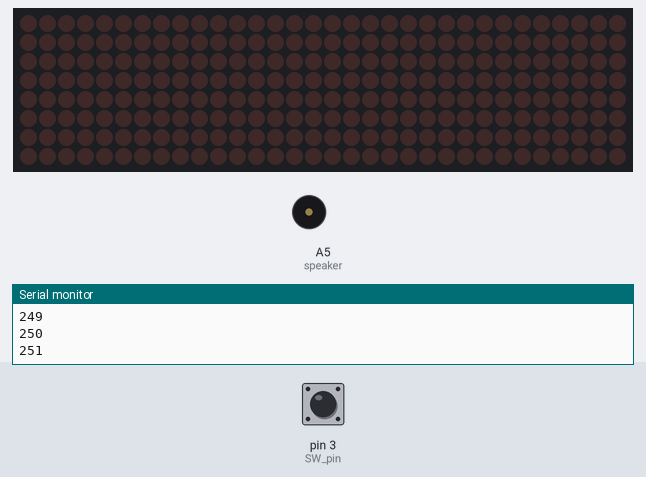
Simulated run of this sketch. Board: Arduino Uno, built with avr-gcc and run on an emulated ATmega328P. Shown: 32×8 LED matrix, buzzer (waves = sounding), the last lines printed to the serial monitor. The test bench sets the inputs (shaded band); at power-on: pin 3 (SW_pin) LOW.

Above: at 1.4 s.
1.5 s: pin 3 (SW_pin) pulled HIGH for 0.15 s
At 1.88 s:
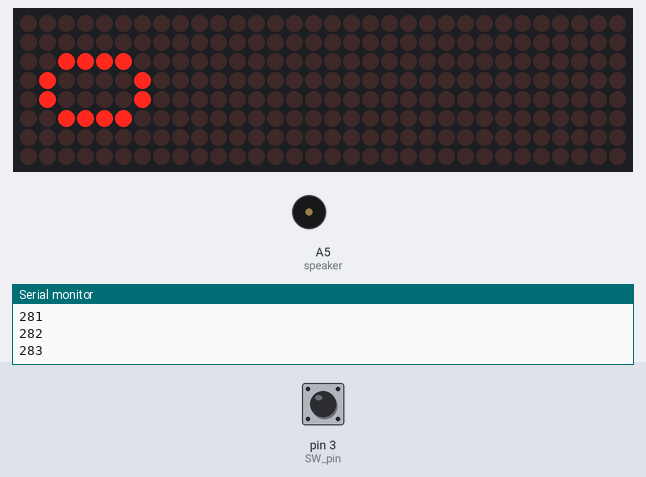
At 9.5 s:
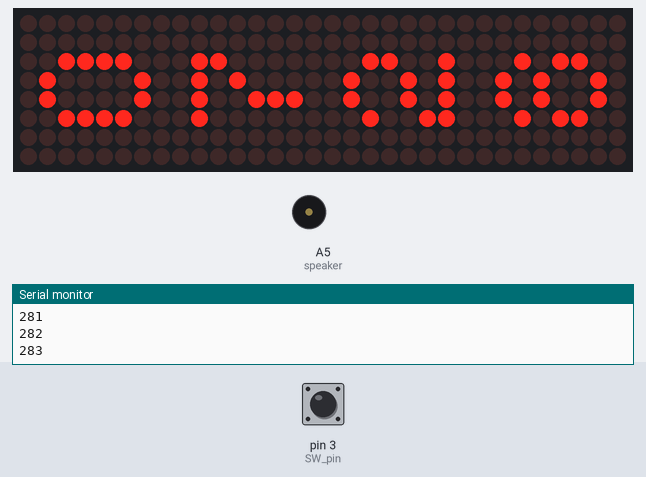
Timing chart, 0 to 27.8 s (numbered marks = the images above; inputs shaded):
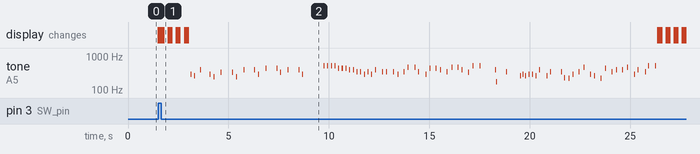

Measured:
- after the input at 1.5 s, tone on A5 (speaker): plays 293 Hz for 0.03 s, 261 Hz for 0.03 s, 391 Hz for 0.03 s, 293 Hz for 0.03 s, 246 Hz for 0.03 s, 329 Hz for 0.03 s … (82 notes in this stretch), starting after 1.6 s

The sketch:

Stacker.ino
```cpp
/*
 *  Forked from jacksonspry/STACKER
 *  Fixed Overhang issue
 *  Added Win and Lose message
 *  Added audio
 *  Added Serial Debug
 *  Easter egg if pressed for 3 seconds, and plays a tune
*/

#include <LedControl.h>
#include "binary.h"

LedControl lc = LedControl(7, 6, 5, 4); //DIN, CLK, CS
int i = 0, led = 2, SW_pin = 3, a = 0, x = 7, y = 6, butpress = 1, dir = 0,
    sto_x = 0, leh = 4, d = 0, sta = 1, rst = 4, hold = 0, speaker = A5;
void setup() {
  while (i < 4) { //Loop to initiate and clear all displays
    lc.shutdown(i, false);
    lc.setIntensity(i, 6);
    lc.clearDisplay(i);
    i++;
  }
  i = 0;
  pinMode(SW_pin, INPUT); //button pin
  digitalWrite(rst, HIGH);
  digitalWrite(led, HIGH);
  delay(200);
  pinMode(rst, OUTPUT);
  Serial.begin(9600);
}
void checkfall() {
  if (x != sto_x) { //If x is not equal to the previous x value

    for (i = 0; i <= sto_x - leh; i++) {//erase overhang from left
      lc.setLed(a, i, y + 2, 0);
      lc.setLed(a, i, y + 3, 0);
    }

    for (i = sto_x + 1; i <= 7; i++) {//erase overhang from right
      lc.setLed(a, i, y + 2, 0);
      lc.setLed(a, i, y + 3, 0);
    }

    leh = leh - abs(x - sto_x); //subtract the difference in x from the length
    if (x > sto_x) { //if x overhangs to the left
      x = x - abs(x - sto_x); //shift x to be on the tower
      sto_x = x; //set previous x value
    }
  }
  Serial.print("Sto_x:");
  Serial.print(sto_x);
  Serial.print(", x:");
  Serial.print(x);
  Serial.print(", leh:");
  Serial.print(leh);
  Serial.print(", Y:");
  Serial.print(y);
  Serial.print(", A:");
  Serial.print(a);
  Serial.println();
  sto_x = x; //set previous x value


  if (leh <= 0) { //Lose
    delay(150);
    lcd_lose();
    delay(1500);
    digitalWrite(rst, LOW);
  }

  if (leh > 0 && y == -2 && a == 3) {
    delay(150);
    lcd_win();
    delay(3000);
    digitalWrite(rst, LOW);
  }
}
void loop() {
  while (digitalRead(SW_pin) == HIGH) { //while the button is not pressed
    delay(96 - 2 * ((a * 8) + (8 - y))); //variable delay to make it speed up the higher you go
    butpress = 1; //button lock variable on
    if (x < 0 || x > 6 + leh) { //if the platform is off the screen
      dir = abs(dir - 1); //switch the direction
      tone(speaker, 500, 25);
    }
    if (dir == 0) {
      x--; //incriment the platform right if the dir is 0
      lc.setLed(a, x + 1, y, 0); //erase the platform trail
      lc.setLed(a, x + 1, y + 1, 0);
    }
    else {
      x++; //incriment the platform left if the dir is 1
      lc.setLed(a, x - leh, y, 0); //erase the platform trail
      lc.setLed(a, x - leh, y + 1, 0);
    }
    while (d < leh) { //loop to draw the platform based off the length
      lc.setLed(a, x - d, y, 1); //top pixel
      lc.setLed(a, x - d, y + 1, 1); //bottom pixel
      d++;
    }
    d = 0;
  }

  if (key_read() == 2 && sta == 1) {
    //Serial.println("Long");
    lcd_0728();
    b2g();
    lcd_clear();
  } else if (key_read() == 1) {
    //Serial.println("Short");
    if (sta == 1) { //if its the first press of the game)
      sta = 0;
      sto_x = x;
    }
    y = y - 2; //move y up two pixels
    butpress = 0;
    tone(speaker, 450, 25);
    delay(50);
    tone(speaker, 500, 25);
    checkfall(); //check for misalignment
  }

  if (y < 0) { //if y goes off the screen, warp to next sceen
    a++; //incriment screen address
    y = 6; //set y to bottom value
  }
}

int key_read()  {
  hold = 0;
  while (digitalRead(SW_pin) == LOW) {
    hold++;
    Serial.println(hold);//increment count if key is continuously pressed
  }
  if (hold > 200
      && hold < 500) {
    return 2;
  } else if (hold > 500) {
    digitalWrite(rst, LOW);
  }
  else {
    return 1;
  }
}

void lcd_0728() {
  const byte NUM[][8] = {
    {
      B00000000,
      B00000000,
      B00111100,
      B01000010,
      B01000010,
      B00111100,
      B00000000,
      B00000000
    }, {
      B00000000,
      B00000000,
      B01100000,
      B01010000,
      B01001110,
      B01000000,
      B00000000,
      B00000000
    }, {
      B00000000,
      B00000000,
      B00110010,
      B01001010,
      B01001010,
      B00100110,
      B00000000,
      B00000000
    }, {
      B00000000,
      B00000000,
      B00101100,
      B01010010,
      B01010010,
      B00101100,
      B00000000,
      B00000000
    }
  };
  for (int i = 3; i >= 0; i--) {
    for (int j = 0; j <= 7; j++) {
      lc.setRow(i, j, NUM[3 - i][j]);
      delay(50);
    }
  }
}
void lcd_lose() {
  const byte IMAGES[][8] = {
    {
      B00000000,
      B00000000,
      B00000010,
      B00000010,
      B00000010,
      B01111110,
      B00000000,
      B00000000
    }, {
      B00000000,
      B00000000,
      B00111100,
      B01000010,
      B01000010,
      B00111100,
      B00000000,
      B00000000
    }, {
      B00000000,
      B00000000,
      B00100100,
      B01001010,
      B01010010,
      B00100100,
      B00000000,
      B00000000
    }, {
      B00000000,
      B00000000,
      B01000010,
      B01010010,
      B01010010,
      B01111110,
      B00000000,
      B00000000
    }
  };

  for (int i = 3; i >= 0; i--) {
    for (int j = 0; j <= 7; j++) {
      lc.setRow(i, j, IMAGES[3 - i][j]);
      delay(25);
    }
  }
}

void lcd_win() {
  const byte IMAGES[][8] = {
    {
      B00000000,
      B00000000,
      B01111110,
      B00000100,
      B00001000,
      B00000100,
      B01111110,
      B00000000
    }, {
      B00000000,
      B00000000,
      B00000000,
      B01000010,
      B01111110,
      B01000010,
      B00000000,
      B00000000
    }, {
      B00000000,
      B00000000,
      B01111100,
      B00001000,
      B00010000,
      B00100000,
      B01111100,
      B00000000
    }, {
      B00000000,
      B00001000,
      B01100100,
      B00000100,
      B00000100,
      B01100100,
      B00001000,
      B00000000
    }
  };

  for (int i = 3; i >= 0; i--) {
    for (int j = 0; j <= 7; j++) {
      lc.setRow(i, j, IMAGES[3 - i][j]);
      delay(25);
    }
  }
}

void lcd_clear() {
  for (int i = 3; i >= 0; i--) {
    for (int j = 0; j <= 7; j++) {
      lc.setRow(i, j, B00000000);
      delay(50);
    }
  }
}

void b2g() {
  tone(speaker, 293, 30.6817875);
  delay(34.090875);
  delay(136.3635);
  tone(speaker, 261, 30.6817875);
  delay(34.090875);
  delay(272.727);
  tone(speaker, 391, 30.6817875);
  delay(34.090875);
  delay(443.181375);
  tone(speaker, 293, 30.6817875);
  delay(34.090875);
  delay(170.454375);
  tone(speaker, 246, 30.6817875);
  delay(34.090875);
  delay(306.817875);
  tone(speaker, 329, 30.6817875);
  delay(34.090875);
  delay(545.454);
  tone(speaker, 329, 30.6817875);
  delay(34.090875);
  delay(170.454375);
  tone(speaker, 246, 30.6817875);
  delay(34.090875);
  delay(340.90875);
  tone(speaker, 391, 30.6817875);
  delay(34.090875);
  delay(477.27225);
  tone(speaker, 391, 30.6817875);
  delay(34.090875);
  delay(170.454375);
  tone(speaker, 293, 30.6817875);
  delay(34.090875);
  delay(340.90875);
  tone(speaker, 440, 30.6817875);
  delay(34.090875);
  delay(511.363125);
  tone(speaker, 440, 30.6817875);
  delay(34.090875);
  delay(136.3635);
  tone(speaker, 329, 30.6817875);
  delay(34.090875);
  delay(340.90875);
  tone(speaker, 391, 30.6817875);
  delay(34.090875);
  delay(511.363125);
  tone(speaker, 391, 30.6817875);
  delay(34.090875);
  delay(136.3635);
  tone(speaker, 293, 30.6817875);
  delay(34.090875);
  delay(1056.817125);
  tone(speaker, 523, 30.6817875);
  delay(34.090875);
  delay(136.3635);
  tone(speaker, 523, 30.6817875);
  delay(34.090875);
  delay(170.454375);
  tone(speaker, 523, 30.6817875);
  delay(34.090875);
  delay(136.3635);
  tone(speaker, 523, 30.6817875);
  delay(34.090875);
  delay(136.3635);
  tone(speaker, 440, 30.6817875);
  delay(34.090875);
  delay(136.3635);
  tone(speaker, 440, 30.6817875);
  delay(34.090875);
  tone(speaker, 440, 30.4089375);
  delay(170.454375);
  tone(speaker, 440, 30.6817875);
  delay(34.090875);
  delay(136.3635);
  tone(speaker, 391, 30.6817875);
  delay(34.090875);
  delay(170.454375);
  tone(speaker, 391, 30.6817875);
  delay(34.090875);
  delay(136.3635);
  tone(speaker, 349, 30.6817875);
  delay(34.090875);
  delay(136.3635);
  tone(speaker, 349, 30.6817875);
  delay(34.090875);
  delay(170.454375);
  tone(speaker, 293, 30.6817875);
  delay(34.090875);
  delay(136.3635);
  tone(speaker, 349, 30.6817875);
  delay(34.090875);
  delay(136.3635);
  tone(speaker, 293, 30.6817875);
  delay(34.090875);
  delay(170.454375);
  tone(speaker, 391, 30.6817875);
  delay(34.090875);
  delay(306.817875);
  tone(speaker, 349, 30.6817875);
  delay(34.090875);
  delay(170.454375);
  tone(speaker, 349, 30.6817875);
  delay(34.090875);
  delay(306.817875);
  tone(speaker, 349, 7.670446875);
  delay(8.52271875);
  tone(speaker, 349, 23.011340625);
  delay(25.56815625);
  delay(204.54525);
  tone(speaker, 293, 30.6817875);
  delay(34.090875);
  delay(272.727);
  tone(speaker, 349, 30.6817875);
  delay(34.090875);
  delay(170.454375);
  tone(speaker, 466, 30.6817875);
  delay(34.090875);
  delay(306.817875);
  tone(speaker, 466, 30.6817875);
  delay(34.090875);
  delay(136.3635);
  tone(speaker, 349, 30.6817875);
  delay(34.090875);
  delay(340.90875);
  tone(speaker, 293, 30.6817875);
  delay(34.090875);
  delay(170.454375);
  tone(speaker, 440, 30.6817875);
  delay(34.090875);
  delay(272.727);
  tone(speaker, 440, 30.6817875);
  delay(34.090875);
  delay(170.454375);
  tone(speaker, 391, 30.6817875);
  delay(34.090875);
  delay(306.817875);
  tone(speaker, 349, 30.6817875);
  delay(34.090875);
  delay(204.54525);
  tone(speaker, 466, 30.6817875);
  delay(34.090875);
  delay(272.727);
  tone(speaker, 466, 30.6817875);
  delay(34.090875);
  delay(170.454375);
  tone(speaker, 391, 30.6817875);
  delay(34.090875);
  delay(272.727);
  tone(speaker, 329, 30.6817875);
  delay(34.090875);
  delay(204.54525);
  tone(speaker, 523, 30.6817875);
  delay(34.090875);
  delay(306.817875);
  tone(speaker, 523, 30.6817875);
  delay(34.090875);
  delay(749.99925);
  tone(speaker, 391, 30.6817875);
  delay(34.090875);
  tone(speaker, 174, 30.9544125);
  delay(147.727125);
  delay(363.636);
  tone(speaker, 349, 30.6817875);
  delay(34.090875);
  delay(647.726625);
  tone(speaker, 261, 30.6817875);
  delay(34.090875);
  delay(102.272625);
  tone(speaker, 293, 30.6817875);
  delay(34.090875);
  delay(102.272625);
  tone(speaker, 261, 30.6817875);
  delay(34.090875);
  delay(136.3635);
  tone(speaker, 293, 30.6817875);
  delay(34.090875);
  delay(136.3635);
  tone(speaker, 293, 30.6817875);
  delay(34.090875);
  delay(136.3635);
  tone(speaker, 261, 30.6817875);
  delay(34.090875);
  delay(136.3635);
  tone(speaker, 391, 30.6817875);
  delay(34.090875);
  delay(340.90875);
  tone(speaker, 261, 30.6817875);
  delay(34.090875);
  delay(136.3635);
  tone(speaker, 349, 30.6817875);
  delay(34.090875);
  delay(511.363125);
  tone(speaker, 349, 30.6817875);
  delay(34.090875);
  delay(136.3635);
  tone(speaker, 233, 30.6817875);
  delay(34.090875);
  delay(170.454375);
  tone(speaker, 220, 30.6817875);
  delay(34.090875);
  delay(170.454375);
  tone(speaker, 293, 30.6817875);
  delay(34.090875);
  delay(272.727);
  tone(speaker, 349, 30.6817875);
  delay(34.090875);
  delay(204.54525);
  tone(speaker, 466, 30.6817875);
  delay(34.090875);
  delay(306.817875);
  tone(speaker, 293, 30.6817875);
  delay(34.090875);
  delay(170.454375);
  tone(speaker, 261, 30.6817875);
  delay(34.090875);
  delay(272.727);
  tone(speaker, 220, 30.6817875);
  delay(34.090875);
  delay(204.54525);
  tone(speaker, 440, 30.6817875);
  delay(34.090875);
  delay(272.727);
  tone(speaker, 349, 30.6817875);
  delay(34.090875);
  delay(204.54525);
  tone(speaker, 391, 30.6817875);
  delay(34.090875);
  delay(272.727);
  tone(speaker, 391, 30.6817875);
  delay(34.090875);
  delay(204.54525);
  tone(speaker, 466, 30.6817875);
  delay(34.090875);
  delay(306.817875);
  tone(speaker, 293, 30.6817875);
  delay(34.090875);
  delay(136.3635);
  tone(speaker, 391, 30.6817875);
  delay(34.090875);
  delay(340.90875);
  tone(speaker, 349, 30.6817875);
  delay(34.090875);
  delay(136.3635);
  tone(speaker, 523, 30.6817875);
  delay(34.090875);
  delay(306.817875);
  tone(speaker, 523, 30.6817875);
  delay(34.090875);
}
```
